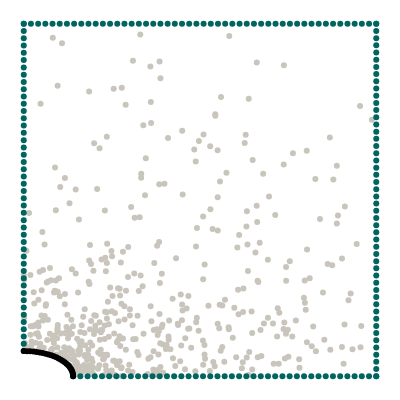

This figure's notebook cell:
### Markdown cell above
## Geometry

We want to model a quarter of a plate with an elliptical hole. The domain itself is represented by collocation points, the boundaries are represented by uniformly sampled points along the perimeter.

### Code cell
import torch
from torch.optim.lr_scheduler import StepLR, ExponentialLR
import numpy as np
from scipy.stats import qmc
from plotly.express.colors import sequential
import plotly.graph_objects as go
import plotly.figure_factory as ff
from tqdm import tqdm
import matplotlib.pyplot as plt
from scipy.interpolate import interp1d
import pandas as pd
import seaborn as sns


torch.set_default_dtype(torch.float64)
from global_constants import L, R, MU, LBD, N1, N2

from new_plate_elliptic_hole import Plate 

# Elliptical axis in x direction
Rx = 0.14
Ry = R**2 / Rx
# Edge samples
N = 50 #40
# Number of collocation points
M = 500 #500

# Epochs
epochs = 5432#5000
# Batch size
batch_size = 64 #64
# Learning rate
lr = 0.001 #0.001
# Scheduler step width
scheduler_step = 500
# Gamma factor of scheduler
scheduler_gamma = 0.6
# Number of hidden neurons
hn = 256 #recommended by wang et al

#step width for updating weights
step_size = 500
#HNEU_split*epochs ->moment for splitting total_NEU to NEU and HNEU 
HNEU_split = 1.0



def generate_radii_list(min_Ra_x, max_Ra_x, step):
    if step == 0:
        rad_x_list = [min_Ra_x, max_Ra_x]
    else:
        num_steps = int((max_Ra_x - min_Ra_x) / step) + 1
        rad_x_list = np.linspace(min_Ra_x, max_Ra_x, num_steps)
        rad_x_list = [round(rad_x, 2) for rad_x in rad_x_list]
    rad_y_list = []
    for rad_x in rad_x_list:
        rad_y_list.append(R**2 / rad_x)
    return rad_x_list, rad_y_list

def generate_multiple_plates(min_Ra_x, max_Ra_x, step_size):

    list_collo = torch.empty(0,3,requires_grad=True)
    list_top = torch.empty(0,3,requires_grad=True)
    list_right = torch.empty(0,3,requires_grad=True)
    list_left = torch.empty(0,3,requires_grad=True)
    list_bottom = torch.empty(0,3,requires_grad=True)
    list_hole = torch.empty(0,5,requires_grad=True)

    rad_x_list, rad_y_list = generate_radii_list(min_Ra_x, max_Ra_x, step_size)
    for rad_x in rad_x_list:
        p1 = Plate(rad_x, N, M)
        #data_one_plate -> [collocation, top, right, left, bottom, hole, n_hole]
        collo_points, top_points, right_points, left_points, bottom_points, hole_points = p1.generate_dataset()
        list_collo = torch.cat((list_collo, collo_points), dim=0)
        list_top = torch.cat((list_top, top_points), dim=0)
        list_right = torch.cat((list_right, right_points), dim=0)
        list_left = torch.cat((list_left, left_points), dim=0)
        list_bottom = torch.cat((list_bottom, bottom_points), dim=0)
        list_hole = torch.cat((list_hole, hole_points), dim=0)
        
    return list_collo, list_top, list_right, list_left, list_bottom, list_hole 

def generate_multiple_plates_dict(min_Ra_x, max_Ra_x):
    dict_plate_points = dict()
    tuples = [
            ("x_collo", 0, 0),
            ("y_collo", 0, 1),
            ("x_top", 1, 0),
            ("y_top", 1, 1),
            ("x_right", 2, 0),
            ("y_right", 2, 1),
            ("x_left", 3, 0),
            ("y_left", 3, 1),
            ("x_bottom", 4, 0),
            ("y_bottom", 4, 1),
            ("x_hole", 5, 0),
            ("y_hole", 5, 1),   
        ] 
    
    rad_x_list, rad_y_list = generate_radii_list(min_Ra_x, max_Ra_x, 0.01)
    for rad_x in rad_x_list:
        p1 = Plate(rad_x, N, M)
        #data_one_plate -> [collocation, top, right, left, bottom, hole, n_hole]
        data_one_plate = p1.generate_dataset()

        for tuple in tuples:
            key = tuple[0]
            dict_plate_points.setdefault(key, []).append(data_one_plate[tuple[1]][:,tuple[2]])
        #plotting one plate
        #p1.plot_plate_with_hole(*data_one_plate)
    for key in dict_plate_points: 
        #appending list of tensors to one tensor
        dict_plate_points[key] = torch.cat(dict_plate_points[key])
        print(key, "besteht aus",dict_plate_points[key].size(), "Datenpunkten")

    collo_points = torch.column_stack([dict_plate_points["x_collo"], dict_plate_points["y_collo"]])
    top_points = torch.column_stack([dict_plate_points["x_top"], dict_plate_points["y_top"]])
    right_points = torch.column_stack([dict_plate_points["x_right"], dict_plate_points["y_right"]])
    left_points = torch.column_stack([dict_plate_points["x_left"], dict_plate_points["y_left"]])
    bottom_points = torch.column_stack([dict_plate_points["x_bottom"], dict_plate_points["y_bottom"]])
    hole_points = torch.column_stack([dict_plate_points["x_hole"], dict_plate_points["y_hole"]])

    return collo_points, top_points, right_points, left_points, bottom_points, hole_points



p99 = Plate(0.14, N, M)
collocation, top, right, left, bottom, hole = p99.generate_dataset()
p99.plot_plate_with_hole(collocation, top, right, left, bottom, hole)

### Figure 1 — Plotly figure (JSON) as saved in the notebook; plotly's stock layout.template omitted (floating-point values rounded to 4 significant figures; data arrays with more than 128 entries replaced by an {"elided": "..."} marker saying what was removed)
{"data": [{"marker": {"color": "#C9C5BC"}, "mode": "markers", "type": "scatter", "x": {"elided": "500 float values"}, "y": {"elided": "500 float values"}}, {"marker": {"color": "#006561"}, "mode": "markers", "type": "scatter", "x": [0, 0.02041, 0.04082, 0.06122, 0.08163, 0.102, 0.1224, 0.1429, 0.1633, 0.1837, 0.2041, 0.2245, 0.2449, 0.2653, 0.2857, 0.3061, 0.3265, 0.3469, 0.3673, 0.3878, 0.4082, 0.4286, 0.449, 0.4694, 0.4898, 0.5102, 0.5306, 0.551, 0.5714, 0.5918, 0.6122, 0.6327, 0.6531, 0.6735, 0.6939, 0.7143, 0.7347, 0.7551, 0.7755, 0.7959, 0.8163, 0.8367, 0.8571, 0.8776, 0.898, 0.9184, 0.9388, 0.9592, 0.9796, 1], "y": [1, 1, 1, 1, 1, 1, 1, 1, 1, 1, 1, 1, 1, 1, 1, 1, 1, 1, 1, 1, 1, 1, 1, 1, 1, 1, 1, 1, 1, 1, 1, 1, 1, 1, 1, 1, 1, 1, 1, 1, 1, 1, 1, 1, 1, 1, 1, 1, 1, 1]}, {"marker": {"color": "#006561"}, "mode": "markers", "type": "scatter", "x": [0.14, 0.1605, 0.181, 0.2014, 0.2219, 0.2424, 0.2629, 0.2833, 0.3038, 0.3243, 0.3448, 0.3652, 0.3857, 0.4062, 0.4267, 0.4471, 0.4676, 0.4881, 0.5086, 0.529, 0.5495, 0.57, 0.5905, 0.611, 0.6314, 0.6519, 0.6724, 0.6929, 0.7133, 0.7338, 0.7543, 0.7748, 0.7952, 0.8157, 0.8362, 0.8567, 0.8771, 0.8976, 0.9181, 0.9386, 0.959, 0.9795, 1], "y": [0, 0, 0, 0, 0, 0, 0, 0, 0, 0, 0, 0, 0, 0, 0, 0, 0, 0, 0, 0, 0, 0, 0, 0, 0, 0, 0, 0, 0, 0, 0, 0, 0, 0, 0, 0, 0, 0, 0, 0, 0, 0, 0]}, {"marker": {"color": "#006561"}, "mode": "markers", "type": "scatter", "x": [0, 0, 0, 0, 0, 0, 0, 0, 0, 0, 0, 0, 0, 0, 0, 0, 0, 0, 0, 0, 0, 0, 0, 0, 0, 0, 0, 0, 0, 0, 0, 0, 0, 0, 0, 0, 0, 0, 0, 0, 0, 0, 0, 0, 0, 0], "y": [0.07143, 0.09206, 0.1127, 0.1333, 0.154, 0.1746, 0.1952, 0.2159, 0.2365, 0.2571, 0.2778, 0.2984, 0.319, 0.3397, 0.3603, 0.381, 0.4016, 0.4222, 0.4429, 0.4635, 0.4841, 0.5048, 0.5254, 0.546, 0.5667, 0.5873, 0.6079, 0.6286, 0.6492, 0.6698, 0.6905, 0.7111, 0.7317, 0.7524, 0.773, 0.7937, 0.8143, 0.8349, 0.8556, 0.8762, 0.8968, 0.9175, 0.9381, 0.9587, 0.9794, 1]}, {"marker": {"color": "#006561"}, "mode": "markers", "type": "scatter", "x": [1, 1, 1, 1, 1, 1, 1, 1, 1, 1, 1, 1, 1, 1, 1, 1, 1, 1, 1, 1, 1, 1, 1, 1, 1, 1, 1, 1, 1, 1, 1, 1, 1, 1, 1, 1, 1, 1, 1, 1, 1, 1, 1, 1, 1, 1, 1, 1, 1, 1], "y": [0, 0.02041, 0.04082, 0.06122, 0.08163, 0.102, 0.1224, 0.1429, 0.1633, 0.1837, 0.2041, 0.2245, 0.2449, 0.2653, 0.2857, 0.3061, 0.3265, 0.3469, 0.3673, 0.3878, 0.4082, 0.4286, 0.449, 0.4694, 0.4898, 0.5102, 0.5306, 0.551, 0.5714, 0.5918, 0.6122, 0.6327, 0.6531, 0.6735, 0.6939, 0.7143, 0.7347, 0.7551, 0.7755, 0.7959, 0.8163, 0.8367, 0.8571, 0.8776, 0.898, 0.9184, 0.9388, 0.9592, 0.9796, 1]}, {"marker": {"color": "black"}, "mode": "markers", "type": "scatter", "x": [0.14, 0.1397, 0.1388, 0.1373, 0.1352, 0.1326, 0.1293, 0.1256, 0.1212, 0.1164, 0.1111, 0.1053, 0.09899, 0.09231, 0.08523, 0.07778, 0.07, 0.06192, 0.05358, 0.045, 0.03623, 0.02731, 0.01827, 0.009156, 8.573e-18], "y": [0, 0.004672, 0.009323, 0.01394, 0.01849, 0.02296, 0.02733, 0.03159, 0.03571, 0.03968, 0.04348, 0.0471, 0.05051, 0.0537, 0.05667, 0.05939, 0.06186, 0.06406, 0.06599, 0.06764, 0.06899, 0.07006, 0.07082, 0.07128, 0.07143]}], "layout": {"height": 400, "margin": {"b": 0, "l": 0, "r": 0, "t": 0}, "showlegend": false, "width": 400, "xaxis": {"visible": false}, "yaxis": {"scaleanchor": "x", "visible": false}}}
